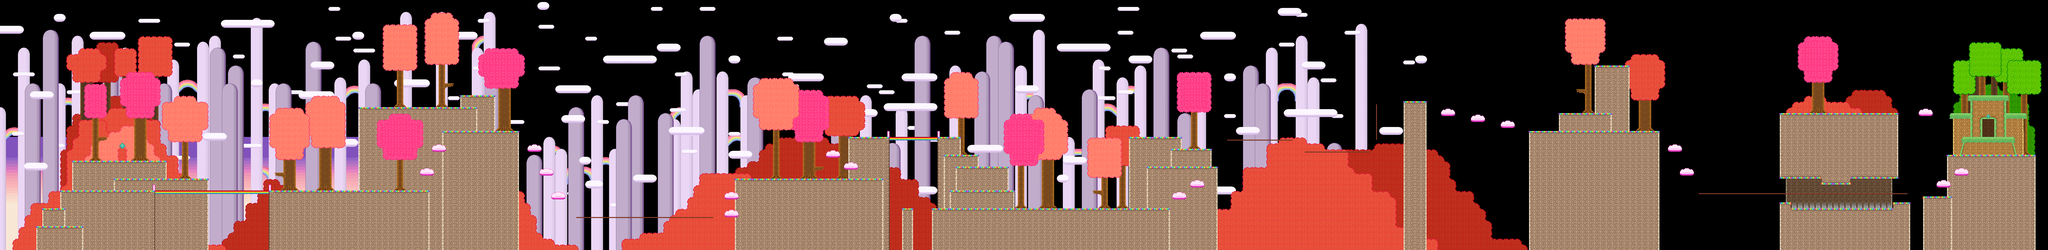

This is a level from a 2D game, rendered from its Tiled map with the project's own tilesets. A one-line summary and the map file follow, with tile-layer data summarised:
An orthogonal 343x42 tile map with 24x24 px tiles, 18 tile layers (sky, rainbows, little_penis, little_clouds, ...) and 106 objects (27x enemy, 7x material, 5x movingplatform, 2x door, killing_floor, ...).

<map version="1.0" orientation="orthogonal" width="343" height="42" tilewidth="24" tileheight="24">
 <properties>
  <property name="offset" value="28" />
  <property name="soundtrack" value="mamma-mia" />
  <property name="title" value="Gay Island 2" />
 </properties>
 <tileset firstgid="1" name="gay-island" tilewidth="24" tileheight="24">
  <image source="../images/tilesets/gay-island.png" width="624" height="936" />
 </tileset>
 <layer name="sky" width="343" height="42">
  <properties>
   <property name="parallax" value="0" />
  </properties>
  <data>[14406 cells, 1444 non-empty, 10 distinct tile ids]</data>
 </layer>
 <layer name="rainbows" width="343" height="42">
  <properties>
   <property name="parallax" value="0.45" />
  </properties>
  <data>[14406 cells, 260 non-empty, 24 distinct tile ids]</data>
 </layer>
 <layer name="little_penis" width="343" height="42">
  <properties>
   <property name="parallax" value="0.45" />
  </properties>
  <data>[14406 cells, 2454 non-empty, 4 distinct tile ids]</data>
 </layer>
 <layer name="little_clouds" width="343" height="42">
  <properties>
   <property name="parallax" value="0.5" />
  </properties>
  <data>[14406 cells, 205 non-empty, 11 distinct tile ids]</data>
 </layer>
 <layer name="big_penis" width="343" height="42">
  <properties>
   <property name="parallax" value="0.55" />
  </properties>
  <data>[14406 cells, 2283 non-empty, 9 distinct tile ids]</data>
 </layer>
 <layer name="big_penis2" width="343" height="42">
  <properties>
   <property name="parallax" value="0.55" />
  </properties>
  <data>[14406 cells, 522 non-empty, 9 distinct tile ids]</data>
 </layer>
 <layer name="clouds" width="343" height="42">
  <properties>
   <property name="parallax" value="0.6" />
  </properties>
  <data>[14406 cells, 520 non-empty, 6 distinct tile ids]</data>
 </layer>
 <layer name="bushes2" width="343" height="42">
  <properties>
   <property name="parallax" value="0.65" />
  </properties>
  <data>[14406 cells, 1348 non-empty, 3 distinct tile ids]</data>
 </layer>
 <layer name="bushes" width="343" height="42">
  <properties>
   <property name="parallax" value="0.7" />
  </properties>
  <data>[14406 cells, 1292 non-empty, 3 distinct tile ids]</data>
 </layer>
 <layer name="bg_leaves3" width="343" height="42">
  <data>[14406 cells, 49 non-empty, 3 distinct tile ids]</data>
 </layer>
 <layer name="bg_leaves2" width="343" height="42">
  <data>[14406 cells, 184 non-empty, 7 distinct tile ids]</data>
 </layer>
 <layer name="bg_leaves" width="343" height="42">
  <data>[14406 cells, 323 non-empty, 16 distinct tile ids]</data>
 </layer>
 <layer name="filler" width="343" height="42">
  <data>[14406 cells, 652 non-empty, 23 distinct tile ids]</data>
 </layer>
 <layer name="floor" width="343" height="42">
  <data>[14406 cells, 3631 non-empty, 17 distinct tile ids]</data>
 </layer>
 <layer name="features" width="343" height="42">
  <data>[14406 cells, 417 non-empty, 32 distinct tile ids]</data>
 </layer>
 <layer name="grass" width="343" height="42">
  <data>[14406 cells, 517 non-empty, 15 distinct tile ids]</data>
 </layer>
 <layer name="trees" width="343" height="42">
  <data>[14406 cells, 258 non-empty, 14 distinct tile ids]</data>
 </layer>
 <layer name="leaves" width="343" height="42">
  <data>[14406 cells, 661 non-empty, 14 distinct tile ids]</data>
 </layer>
 <objectgroup color="#0931e3" name="platform" width="343" height="42">
  <object x="144" y="912" width="192" height="24" />
  <object x="168" y="840" width="96" height="24" />
  <object x="240" y="768" width="1488" height="24" />
  <object x="456" y="720" width="384" height="24" />
  <object x="288" y="648" width="384" height="24" />
  <object x="1776" y="528" width="312" height="24" />
  <object x="1440" y="432" width="480" height="24" />
  <object x="1848" y="384" width="144" height="24" />
  <object x="2952" y="720" width="600" height="24" />
  <object x="3408" y="552" width="456" height="24" />
  <object x="3624" y="840" width="48" height="24" />
  <object x="3792" y="624" width="144" height="24" />
  <object x="3840" y="672" width="216" height="24" />
  <object x="3816" y="768" width="264" height="24" />
  <object x="3744" y="840" width="960" height="24" />
  <object x="4608" y="672" width="288" height="24" />
  <object x="4704" y="600" width="168" height="24" />
  <object x="4536" y="552" width="216" height="24" />
  <object x="5640" y="408" width="96" height="24" />
  <object x="6144" y="528" width="528" height="24" />
  <object x="6264" y="456" width="216" height="24" />
  <object x="6408" y="264" width="144" height="24" />
  <object x="7728" y="792" width="120" height="24" />
  <object x="7824" y="624" width="360" height="24" />
  <object x="7896" y="552" width="192" height="24" />
  <object x="8064" y="456" width="72" height="24" />
  <object x="7848" y="456" width="72" height="24" />
  <object x="7920" y="384" width="144" height="24" />
  <object x="397" y="552" width="34" height="21" />
  <object x="1104" y="697" width="35" height="21" />
  <object x="1789" y="336" width="34" height="21" />
  <object x="2128" y="600" width="40" height="16" />
  <object x="2176" y="697" width="41" height="15" />
  <object x="2224" y="793" width="41" height="17" />
  <object x="2920" y="864" width="40" height="14" />
  <object x="2919" y="792" width="40" height="15" />
  <object x="3276" y="672" width="35" height="20" />
  <object x="3401" y="672" width="38" height="15" />
  <object x="3328" y="624" width="37" height="16" />
  <object x="4391" y="769" width="34" height="19" />
  <object x="6336" y="361" width="35" height="19" />
  <object x="7721" y="457" width="40" height="15" />
  <object x="7152" y="816" width="48" height="24" />
  <object x="7200" y="840" width="408" height="24" />
  <object x="7608" y="816" width="72" height="24" />
  <object x="4722" y="793" width="36" height="15" />
  <object x="4793" y="745" width="38" height="16" />
  <object x="6713" y="600" width="38" height="16" />
  <object x="6761" y="696" width="39" height="14" />
  <object x="5800" y="457" width="40" height="15" />
  <object x="6041" y="505" width="40" height="15" />
  <object x="5920" y="480" width="40" height="15" />
  <object x="7864" y="697" width="40" height="15" />
  <object x="7791" y="739" width="40" height="15" />
  <object x="1696" y="696" width="41" height="17" />
  <object x="1743" y="600" width="41" height="17" />
 </objectgroup>
 <objectgroup color="#0da465" name="block" width="343" height="42">
  <object x="7152" y="456" width="480" height="264" />
  <object x="7320" y="720" width="120" height="24" />
 </objectgroup>
 <objectgroup color="#000000" name="nodes" width="343" height="42">
  <!-- 43 objects omitted --></objectgroup>
 <objectgroup name="movement" width="343" height="42">
  <!-- 5 objects omitted --></objectgroup>
</map>
<!-- 48 of 106 objects omitted -->
